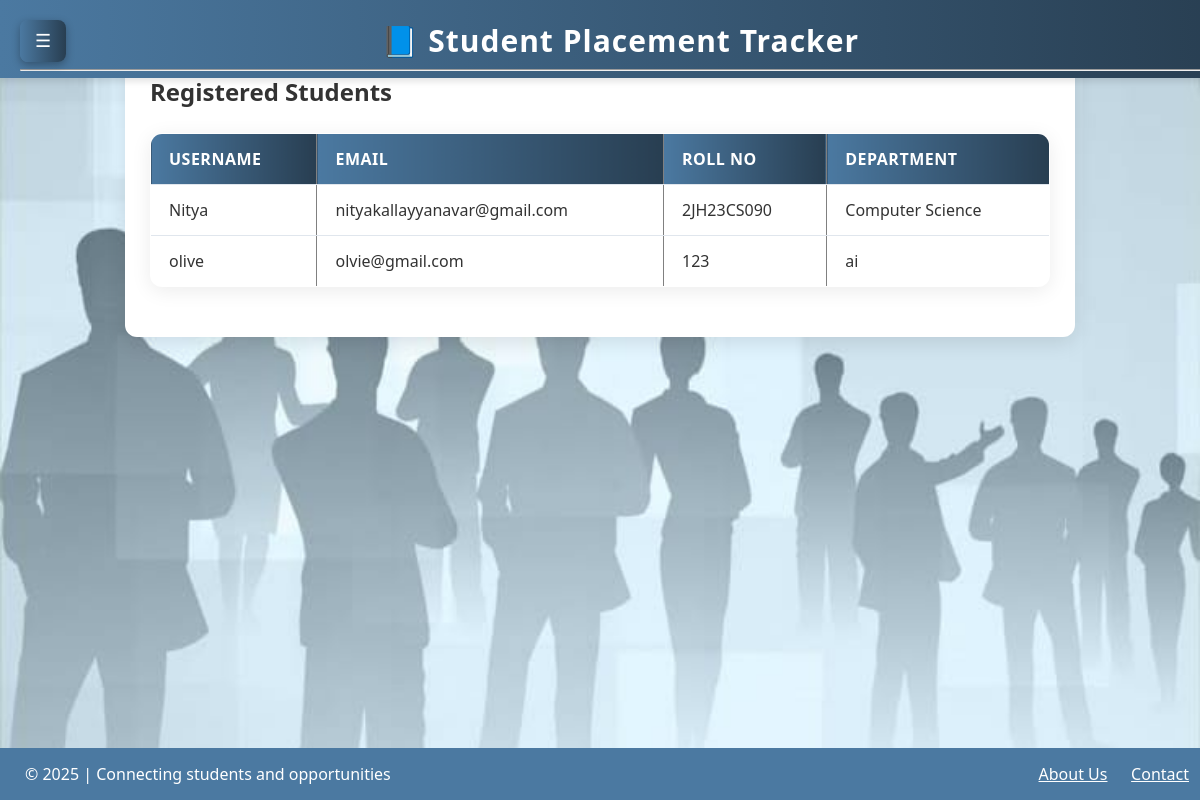
The app's page /view_students (signed in) with its own data.
### app.py (models this page shows)
class Student(db.Model):
    id = db.Column(db.Integer, primary_key=True)
    user_id = db.Column(db.Integer, db.ForeignKey('user.id'), nullable=False)
    roll_no = db.Column(db.String(50), nullable=False)
    department = db.Column(db.String(100), nullable=False)
    skills = db.Column(db.String(200))
    resume_path = db.Column(db.String(200))
    applications = db.relationship('Application', backref='student')

class User(db.Model):
    id = db.Column(db.Integer, primary_key=True)
    username = db.Column(db.String(100), unique=True, nullable=False)
    email = db.Column(db.String(100), unique=True, nullable=False)
    password = db.Column(db.String(200), nullable=False)
    role = db.Column(db.String(20), nullable=False, default='student')
    student = db.relationship('Student', backref='user', uselist=False)

### app.py (the view)
@app.route('/view_students')
def view_students():
    if session.get('role') != 'admin' or 'user_id' not in session:
        flash("Access denied! Admins only.", "danger")
        return redirect(url_for('login'))
    students = Student.query.all()
    return render_template('view_students.html', students=students)

### templates/view_students.html
{% extends "base.html" %}
{% block content %}
<h2>Registered Students</h2>
<table border="1" cellpadding="10">
    <tr>
        <th>Username</th>
        <th>Email</th>
        <th>Roll No</th>
        <th>Department</th>
    </tr>
    {% for student in students %}
    <tr>
        <td>{{ student.user.username }}</td>
        <td>{{ student.user.email }}</td>
        <td>{{ student.roll_no }}</td>
        <td>{{ student.department }}</td>
    </tr>
    {% endfor %}
</table>
{% endblock %}

### static/css/style.css (style rules this page uses)
body { font-family: 'Segoe UI', Tahoma, Geneva, Verdana, sans-serif; margin: 0; padding: 0; background: linear-gradient(to right, #f0f4f8, #d9e2ec); color: #333; background-image: url(image.jpg); background-position: center; background-size:cover; }
table { width: 100%; border-collapse: collapse; margin: 25px 0; font-size: 16px; text-align: left; background: #ffffff; border-radius: 12px; overflow: hidden; box-shadow: 0 4px 20px rgba(0, 0, 0, 0.08); }
th, td { padding: 14px 18px; border-bottom: 1px solid #e0e6ed; }
th { background: linear-gradient(90deg, #4b79a1, #283e51); color: #fff; font-weight: 600; text-transform: uppercase; letter-spacing: 0.5px; }
td { color: #333; }
table tr:last-child td { border-bottom: none; }

### templates/base.html (style rules this page uses)
body { display: flex; flex-direction: column; align-items: center; justify-content: flex-start; min-height: 100vh; overflow-x: hidden; margin: 0; }

### records on screen
Student: user.username "Nitya", user.email "nityakallayyanavar@gmail.com", roll_no "2JH23CS090", department "Computer Science"
Student: user.username "olive", user.email "olvie@gmail.com", roll_no "123", department "ai"
